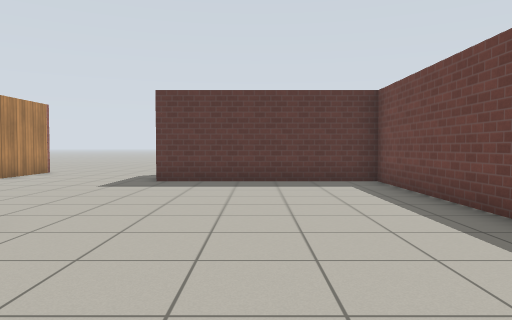
view 1 (above)

16 first-person views from a walk through a world built for the Gazebo simulator. The camera is 0.94 m above the floor, tilts 2° down and sees 70° across. The floor is counted in squares, 1 m on a side. Each view is taken from the middle of a square. On the plan, view 1 faces up. The plan holds only what a view shows up to about 13 squares ahead; the rest is blank. Simple patterns stand in for the simulator's built-in surfaces.

view 2
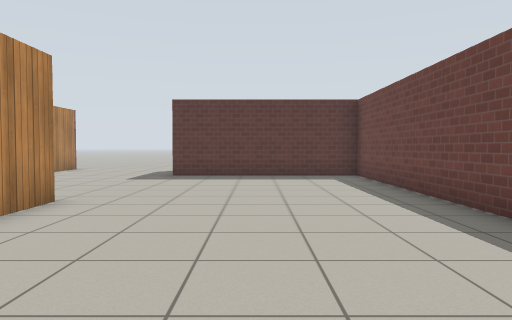

view 3
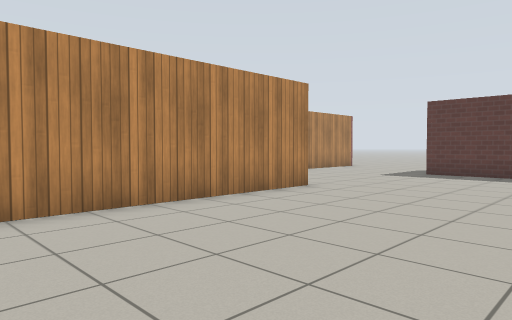

view 4
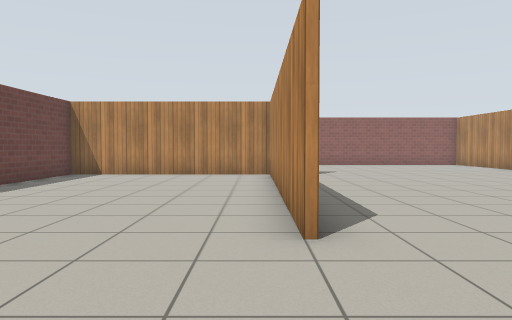

view 5
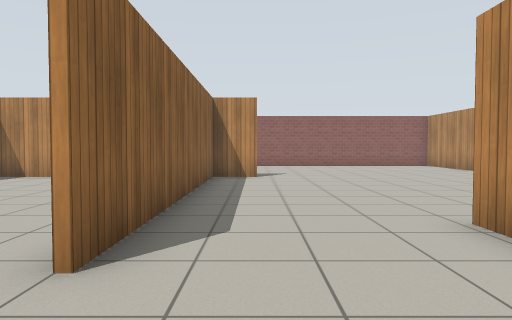

view 6
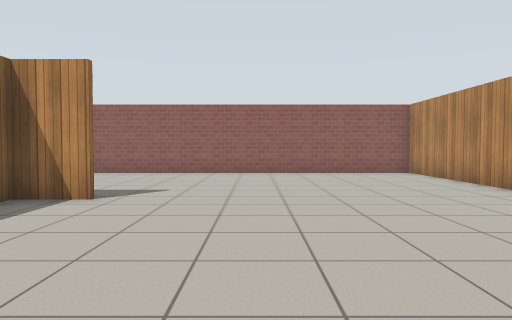

view 7
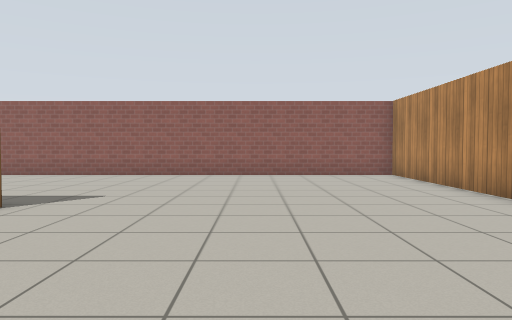

view 8
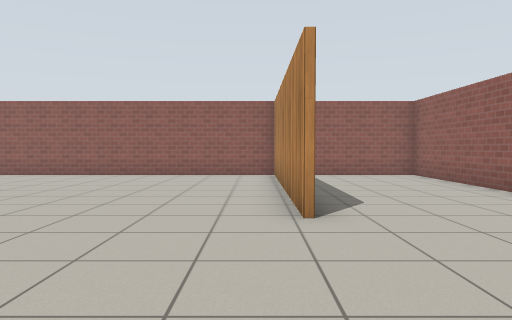

view 9
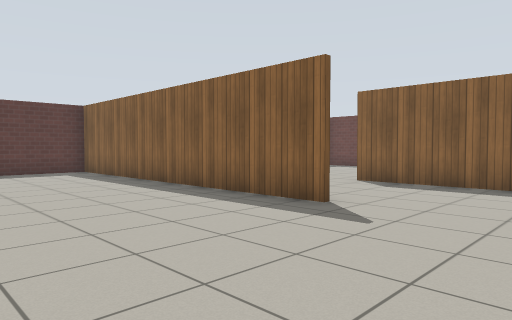

view 10
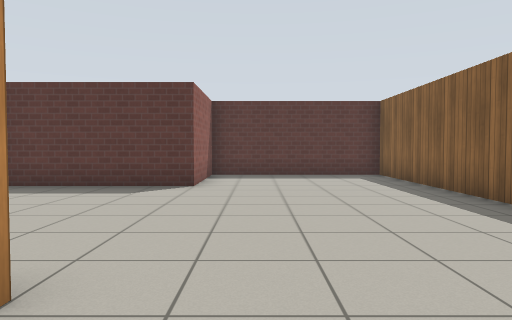

view 11
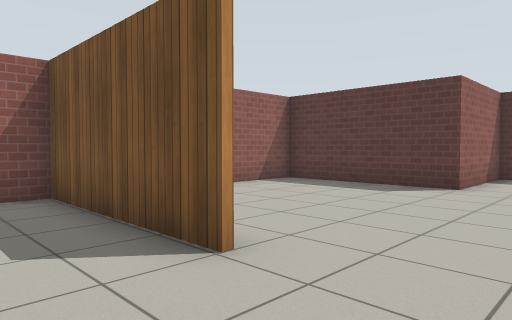

view 12
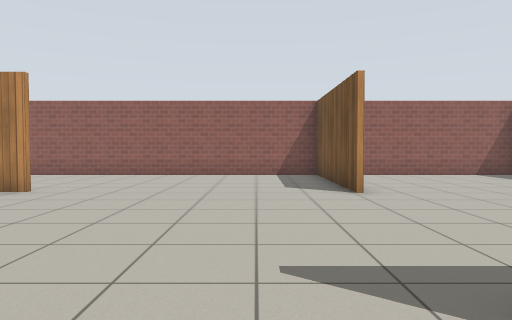

view 13
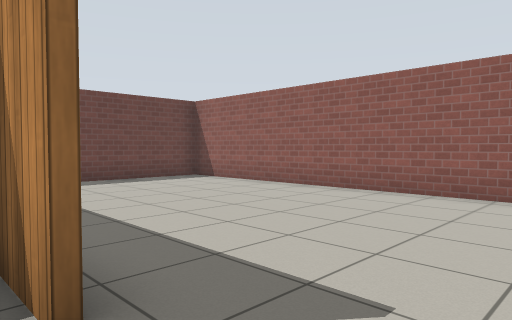

view 14
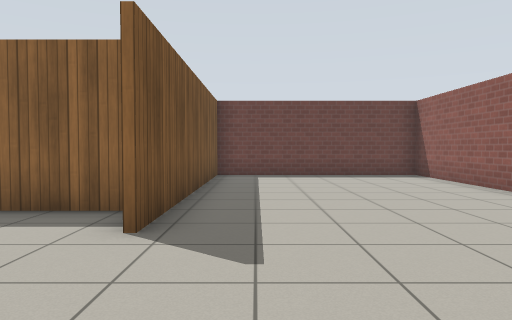

view 15
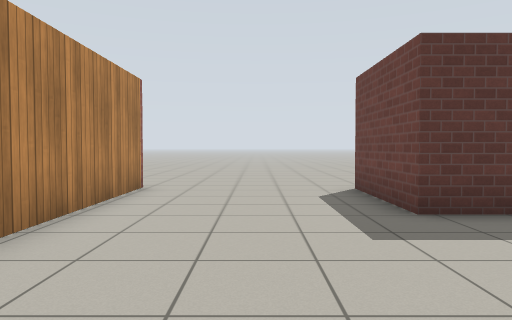

view 16
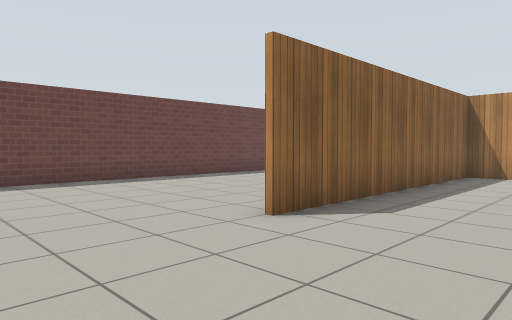

### Floor plan
Points are (right, up) in squares from view 1. A wall is a line through its corners. A room is listed if a view was taken in it or the views show most of it. See-through windows are left out.
Room 1 (views 1, 2, 3, 4, 5, 6, 7, 8, 9, 10, 11, 12, 13, 14, 15, 16)
walls: (-7.8, 2.5) (-7.8, 13.4) (-13.6, 13.4) (-13.6, 9.8); (-7.6, 3.3) (-7.6, 2.5); (-5.1, -4.5) (-3.6, -4.5) (-3.6, 4.4); (-3.5, 4.4) (-3.5, -4.5) (3.4, -4.5); (-13.5, 3.1) (-18.3, 3.1) (-18.3, -11.4) (3.4, -11.4) (3.4, 10.1) (-2.7, 10.1) (-2.7, 13.4); (-13.6, -3.8) (-13.6, -11.4); (3.4, -4.7) (-5.1, -4.7); (-13.4, 9.8) (-18.3, 9.8) (-18.3, 4.6); (-7.6, 13.6) (-7.6, 8.8)
ways out: opening at (-7.5, 14.5); opening at (-3, 14.5)

Where each view was taken, in squares from view 1:
view 1: 0 up, 0 right, facing up
view 2: 2 down, 0 right, facing up
view 3: 3 down, 2 right, facing up-left
view 4: 8 up, 3 left, facing down
view 5: 7 up, 5 left, facing down
view 6: 2 up, 8 left, facing down
view 7: 1 up, 9 left, facing down
view 8: 1 up, 13 left, facing down
view 9: 1 down, 13 left, facing up-right
view 10: 1 up, 12 left, facing up
view 11: 1 up, 11 left, facing up-left
view 12: 1 up, 6 left, facing left
view 13: 4 down, 7 left, facing down-right
view 14: 6 down, 9 left, facing right
view 15: 5 up, 5 left, facing up
view 16: 8 up, 7 left, facing down-right
